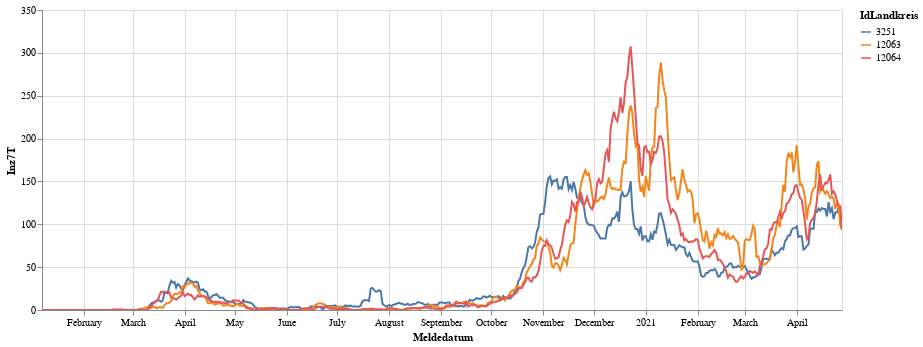

The code cell stored with this chart in its notebook:
### Code cell
alt.Chart(key_data[key_data.reset_index().IdLandkreis.isin([12063, 12064, 3251])]).mark_line().encode(
    x='Meldedatum',
    y=alt.Y('Inz7T'),
    color="IdLandkreis:N",
).interactive(True).properties(width=800)

### Figure 1 — Vega-Lite specification as saved in the notebook (floating-point values rounded to 4 significant figures; data arrays with more than 128 entries replaced by an {"elided": "..."} marker saying what was removed)
{"config": {"view": {"continuousWidth": 400, "continuousHeight": 300}}, "data": {"name": "data-fb771d74d6008a44891af4cde262229b"}, "mark": "line", "encoding": {"color": {"type": "nominal", "field": "IdLandkreis"}, "x": {"type": "temporal", "field": "Meldedatum"}, "y": {"type": "quantitative", "field": "Inz7T"}}, "selection": {"selector007": {"type": "interval", "bind": "scales", "encodings": ["x", "y"]}}, "width": 800, "$schema": "https://vega.github.io/schema/vega-lite/v4.8.1.json", "datasets": {"data-fb771d74d6008a44891af4cde262229b": {"elided": "1434 records"}}}
